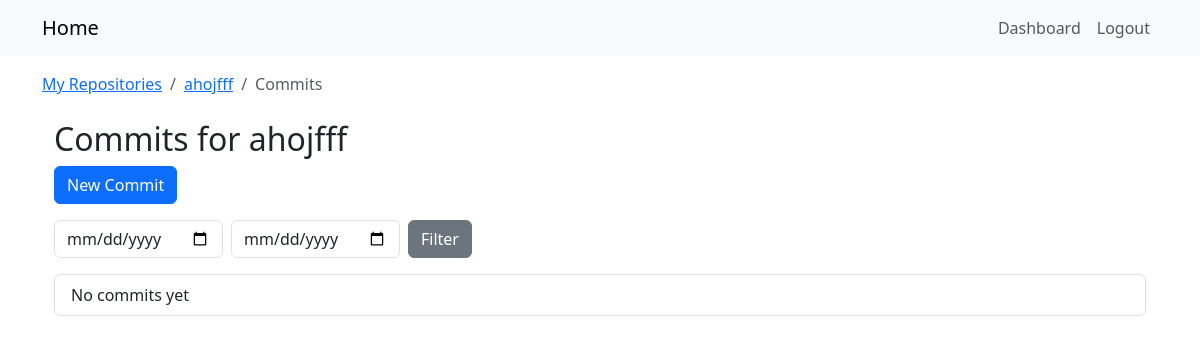
The app's page /repos/2/commits/ (signed in), older data.
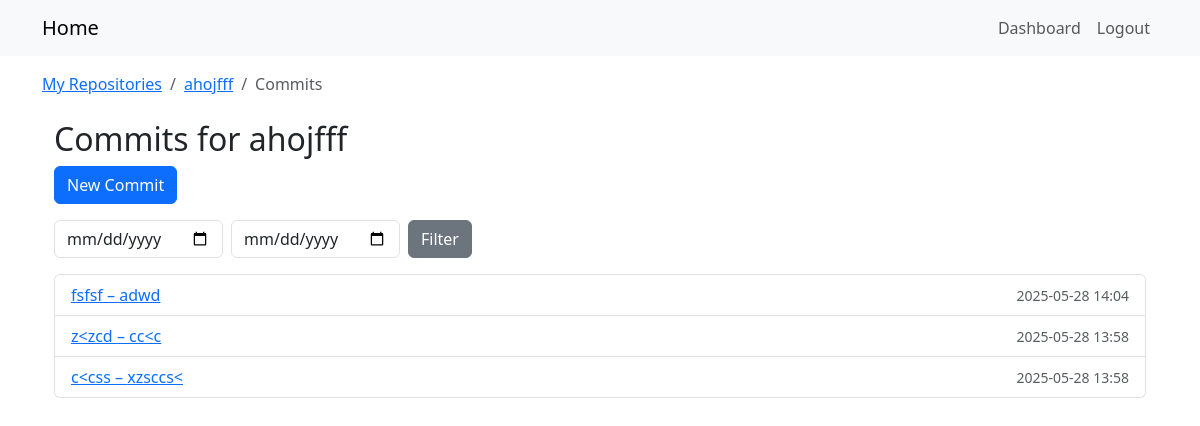
The same page, newer data.
### repos_app/models.py (models this page shows, shortened)
class Commit(models.Model):
    repository = models.ForeignKey(Repository, on_delete=models.CASCADE, related_name='commits')
    author     = models.ForeignKey(User,       on_delete=models.CASCADE, related_name='commits')
    message    = models.CharField(max_length=255)
    hash       = models.CharField(max_length=40, unique=True)
    timestamp  = models.DateTimeField(auto_now_add=True)

### repos_app/views.py (the view)
def commit_list(request, repo_pk):
    repo = get_object_or_404(Repository, pk=repo_pk, owner=request.user)
    form = CommitFilterForm(request.GET)
    qs = repo.commits.order_by('-timestamp')
    if form.is_valid():
        sd = form.cleaned_data['start_date']
        ed = form.cleaned_data['end_date']
        if sd:
            qs = qs.filter(timestamp__date__gte=sd)
        if ed:
            qs = qs.filter(timestamp__date__lte=ed)
    return render(request, 'repos_app/commit_list.html', {
        'repo': repo,
        'commits': qs,
        'filter_form': form,
    })

### repos_app/forms.py
class CommitFilterForm(forms.Form):
    start_date = forms.DateField(
        required=False,
        label='From',
        widget=forms.DateInput(attrs={'type':'date', 'class':'form-control'})
    )
    end_date = forms.DateField(
        required=False,
        label='To',
        widget=forms.DateInput(attrs={'type':'date', 'class':'form-control'})
    )

### templates/repos_app/commit_list.html
{% extends "base.html" %}
{% block breadcrumbs %}
<nav aria-label="breadcrumb">
  <ol class="breadcrumb mb-0">
    <li class="breadcrumb-item">
      <a href="{% url 'repos_app:repo_list' %}">My Repositories</a>
    </li>
    <li class="breadcrumb-item">
      <a href="{% url 'repos_app:repo_detail' repo.pk %}">{{ repo.name }}</a>
    </li>
    <li class="breadcrumb-item active" aria-current="page">Commits</li>
  </ol>
</nav>
{% endblock %}
{% block content %}
<div class="container mt-4">
  <h2>Commits for {{ repo.name }}</h2>
  <a class="btn btn-primary mb-3"
     href="{% url 'repos_app:commit_create' repo.pk %}">
    New Commit
  </a>
  <form class="row g-2 mb-3" method="get">
    <div class="col-auto">
      {{ filter_form.start_date }}
    </div>
    <div class="col-auto">
      {{ filter_form.end_date }}
    </div>
    <div class="col-auto">
      <button class="btn btn-secondary">Filter</button>
    </div>
  </form>
  <ul class="list-group">
    {% for c in commits %}
      <li class="list-group-item d-flex justify-content-between align-items-center">
        <a href="{% url 'repos_app:commit_detail' repo_pk=repo.pk hash=c.hash %}">
          {{ c.hash|slice:":7" }} – {{ c.message }}
        </a>
        <small class="text-muted">{{ c.timestamp|date:"Y-m-d H:i" }}</small>
      </li>
    {% empty %}
      <li class="list-group-item">No commits yet</li>
    {% endfor %}
  </ul>
</div>
{% endblock %}

Row changes from the older to the newer data that the page shows:
added Commit: hash "fsfsf", message "adwd", timestamp "2025-05-28 14:04"
added Commit: hash "z<zcd", message "cc<c", timestamp "2025-05-28 13:58"
added Commit: hash "c<css", message "xzsccs<", timestamp "2025-05-28 13:58"
Text that changed along with them:
text no longer shown: "No commits yet"
